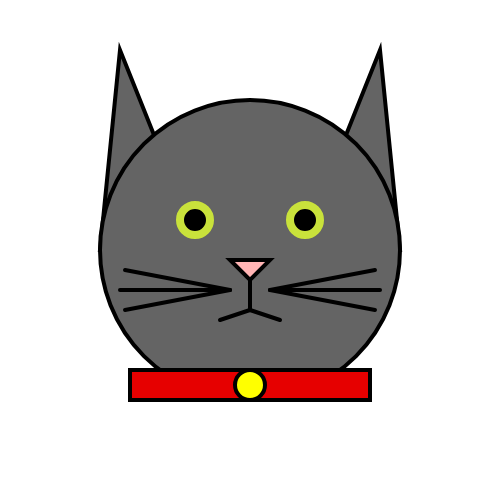
Frame 1 (no input)
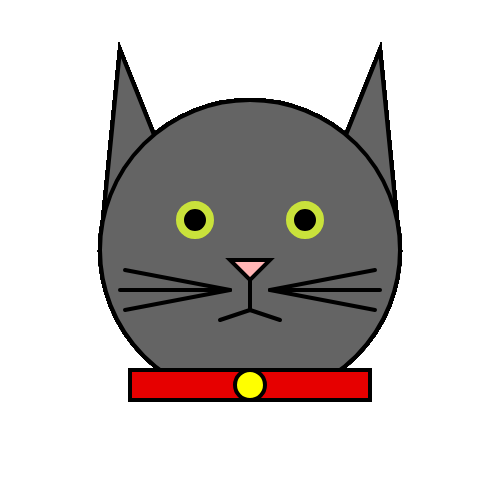
Frame 60 (no input)
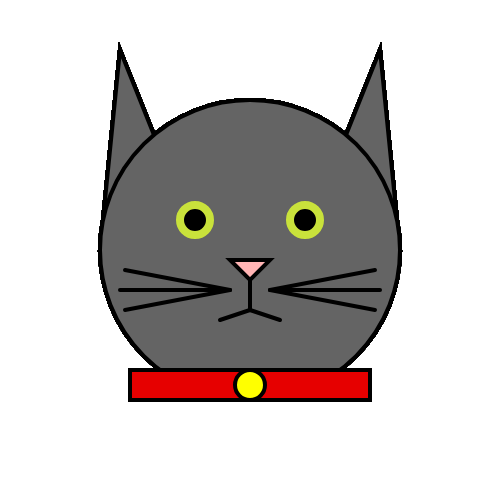
Frame 120 (the mouse pressed at the canvas centre since frame 60)

The p5.js sketch that drew these frames (run headless with seeded random() and noise() and a simulated clock; from frame 60 on, the mouse is pressed at the canvas centre):

// p5.js sketch
// ── sketch.js
// Создание 
var kitty;
function setup()
{
    createCanvas(500, 500);
  kitty = {
      x: 100,
      y: 100,
	  drawKitty: function(){
		  stroke(0,0,0);
    strokeWeight(4);
    //V1
    //fill(255,255,255);
    fill(100, 100, 100);

    //outline of the cat
    triangle(kitty.x, kitty.y + 150, kitty.x + 20, kitty.y - 50, kitty.x+100, kitty.y + 150);
    triangle(kitty.x+300,kitty.y+150,kitty.x+280,kitty.y -50,kitty.x+200,kitty.x+150);
    ellipse(kitty.x+150,kitty.y+150,300,300);

    //collar
    fill(230, 0, 0);
    rect(kitty.x+30, kitty.y+270, 240, 30);
    fill(255,255, 0);
    
    // and bell
    fill(255, 255, 0);
    ellipse(kitty.x+150, kitty.y+285, 30,30);
    
    //eyes
    fill(0,0,0);
    stroke(201,226, 59);
    strokeWeight(8);
    
    ellipse(kitty.x+95, kitty.y+120, 30,30);
    ellipse(kitty.x+205, kitty.y+120, 30, 30);
    
    //nose
    fill(255, 180, 180);
    stroke(0,0,0);
    strokeWeight(4);
    triangle(kitty.x+130,kitty.y+160, kitty.x+170, kitty.y+160, kitty.x+150, kitty.y+180)
    
  //mouth
    line(kitty.x+ 150, kitty.y + 180, kitty.x + 150, kitty.y +210);
    line(kitty.x+ 150, kitty.y + 210, kitty.x + 120, kitty.y +220);
    line(kitty.x+ 150, kitty.y + 210, kitty.x + 180, kitty.y +220);
    
    //whiskers
    line(kitty.x+ 130, kitty.y + 190, kitty.x + 25, kitty.y +170);
    line(kitty.x+ 130, kitty.y + 190, kitty.x + 20,  kitty.y + 190);
    line(kitty.x+ 130, kitty.y + 190, kitty.x + 25, kitty.y +210);
    
    line(kitty.x+ 170, kitty.y + 190, kitty.x + 275, kitty.y +170);
    line(kitty.x+ 170, kitty.y + 190, kitty.x + 280, kitty.y +190);
    line(kitty.x+ 170, kitty.y + 190, kitty.x + 275, kitty.y +210);
	  }, 
	  sayMeow: function(n){
		  for (let i = 0; i<n; i++){
		  console.log("Meow");
		  }
	  } 
  }
}

function draw()
{
	n = 5;
    kitty.drawKitty();
	kitty.sayMeow(5);
	
}

/*
// Отрисовка квадрата + понятие функции this
var myRect;
function setup() {
	createCanvas(800,600);
	myRect = {
		x:100,
		y:100,
		width: 200,
		height: 300,
		drawRect: function(){
			rect(this,x, this.y, this.width, this.heigt)
		}
		
}
}
function draw()
{
	myRect.drawRect();
}
*/
